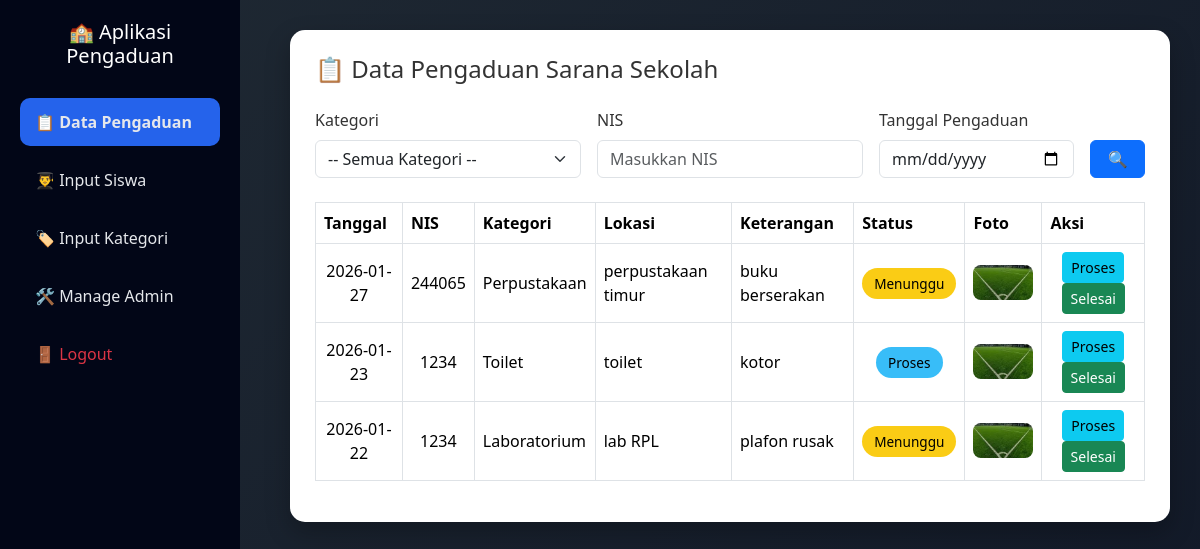
The app's page /dashboard_admin.php, older data.
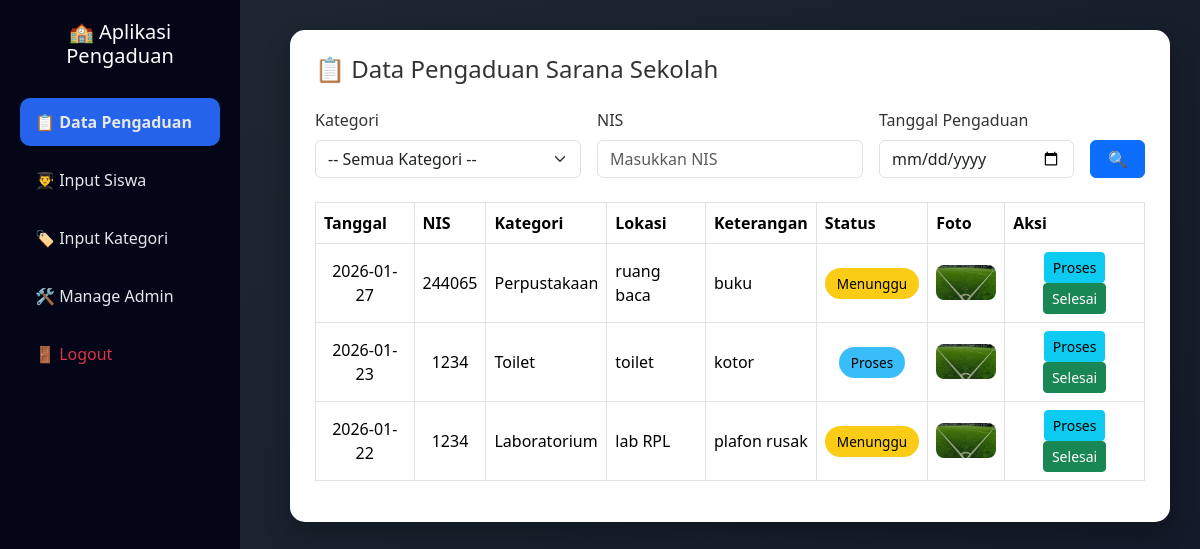
The same page, newer data.
### tables this page shows
CREATE TABLE `input_aspirasi` (
  `id_pelaporan` int NOT NULL,
  `nis` int DEFAULT NULL,
  `tgl_pengaduan` date DEFAULT NULL,
  `id_kategori` int DEFAULT NULL,
  `lokasi` varchar(50) DEFAULT NULL,
  `ket` varchar(100) DEFAULT NULL,
  `foto` varchar(100) DEFAULT NULL,
  `status` enum('Menunggu','Proses','Selesai') DEFAULT 'Menunggu'
);

CREATE TABLE `kategori` (
  `id_kategori` int NOT NULL,
  `ket_kategori` varchar(30) DEFAULT NULL
);

### dashboard_admin.php (the view, shortened to what this page needs)
<?php
include 'config/koneksi.php';
$filter_nis      = $_GET['nis'] ?? '';
$filter_tgl      = $_GET['tgl'] ?? '';
?>
<!doctype html>
<html lang="id">
<head>
<link href="https://cdn.jsdelivr.net/npm/bootstrap@5.3.2/dist/css/bootstrap.min.css" rel="stylesheet">
</head>
<body>
<div class="sidebar">
    <h5>🏫 Aplikasi Pengaduan</h5>
    <a href="dashboard_admin.php" class="active">📋 Data Pengaduan</a>
    <a href="input_siswa.php">👨‍🎓 Input Siswa</a>
    <a href="input_kategori.php">🏷️ Input Kategori</a>
    <a href="manage_admin.php">🛠️ Manage Admin</a>
    <a href="logout.php" class="text-danger">🚪 Logout</a>
</div>
<div class="content">
<div class="card-custom">
<h4 class="mb-4">📋 Data Pengaduan Sarana Sekolah</h4>
<form method="GET" class="row g-3 mb-4">
    <div class="col-md-4">
        <label class="form-label">Kategori</label>
        <select name="kategori" class="form-select">
            <option value="">-- Semua Kategori --</option>
        </select>
    </div>
    <div class="col-md-4">
        <label class="form-label">NIS</label>
        <input type="text" name="nis" class="form-control"
               value="<?= $filter_nis ?>" placeholder="Masukkan NIS">
    </div>
    <div class="col-md-3">
        <label class="form-label">Tanggal Pengaduan</label>
        <input type="date" name="tgl" class="form-control"
               value="<?= $filter_tgl ?>">
    </div>
    <div class="col-md-1 d-flex align-items-end">
        <button class="btn btn-primary w-100">🔍</button>
    </div>
</form>
<div class="table-responsive">
<table class="table table-bordered table-hover align-middle">
<thead>
<tr>
    <th>Tanggal</th>
    <th>NIS</th>
    <th>Kategori</th>
    <th>Lokasi</th>
    <th>Keterangan</th>
    <th>Status</th>
    <th>Foto</th>
    <th>Aksi</th>
</tr>
</thead>
<tbody>
<?php
$sql = "SELECT a.*, k.ket_kategori
        FROM input_aspirasi a
        LEFT JOIN kategori k ON a.id_kategori = k.id_kategori
        WHERE 1=1";
$sql .= " ORDER BY a.id_pelaporan DESC";
$q = mysqli_query($conn, $sql);
while($d = mysqli_fetch_array($q)){
?>
<tr>
    <td class="text-center"><?= $d['tgl_pengaduan']; ?></td>
    <td class="text-center"><?= $d['nis']; ?></td>
    <td><?= $d['ket_kategori']; ?></td>
    <td><?= $d['lokasi']; ?></td>
    <td><?= $d['ket']; ?></td>
    <td class="text-center">
        <span class="badge-status status-<?= $d['status']; ?>">
            <?= $d['status']; ?>
        </span>
    </td>
    <td class="text-center">
        <img src="uploads/<?= $d['foto']; ?>" width="60">
    </td>
    <td class="text-center">
        <a class="btn btn-info btn-sm"
           href="update_status.php?id=<?= $d['id_pelaporan']; ?>&s=Proses">
           Proses
        </a>
        <a class="btn btn-success btn-sm"
           href="update_status.php?id=<?= $d['id_pelaporan']; ?>&s=Selesai">
           Selesai
        </a>
    </td>
</tr>
<?php } ?>
</tbody>
</table>
</div>
</div>
</div>
</body>
</html>

### dashboard_admin.php (style rules this page uses)
body { background: linear-gradient(135deg, #1f2933, #111827); min-height: 100vh; font-family: 'Segoe UI', sans-serif; color: #fff; }
.sidebar { width: 240px; background: #020617; min-height: 100vh; position: fixed; padding: 20px; }
.sidebar h5 { text-align: center; margin-bottom: 30px; }
.sidebar a { display: block; padding: 12px 15px; color: #e5e7eb; text-decoration: none; border-radius: 10px; margin-bottom: 10px; }
.sidebar a.active { background: #2563eb; font-weight: 600; }
.content { margin-left: 260px; padding: 30px; }
.card-custom { background: #ffffff; color: #333; border-radius: 15px; padding: 25px; box-shadow: 0 10px 25px rgba(0,0,0,.25); }
thead { background: #1e40af; color: #fff; }
.badge-status { padding: 6px 12px; border-radius: 20px; font-size: 0.85rem; }
.status-Menunggu { background: #facc15; color:#000; }
.status-Proses { background: #38bdf8; color:#000; }
table img { border-radius: 8px; }

Row changes from the older to the newer data that the page shows:
removed input_aspirasi: tgl_pengaduan "2026-01-27", nis "244065", id_kategori.ket_kategori "Perpustakaan", lokasi "perpustakaan timur", ket "buku berserakan", status "Menunggu", foto (picture)
added input_aspirasi: tgl_pengaduan "2026-01-27", nis "244065", id_kategori.ket_kategori "Perpustakaan", lokasi "ruang baca", ket "buku", status "Menunggu", foto (picture)
